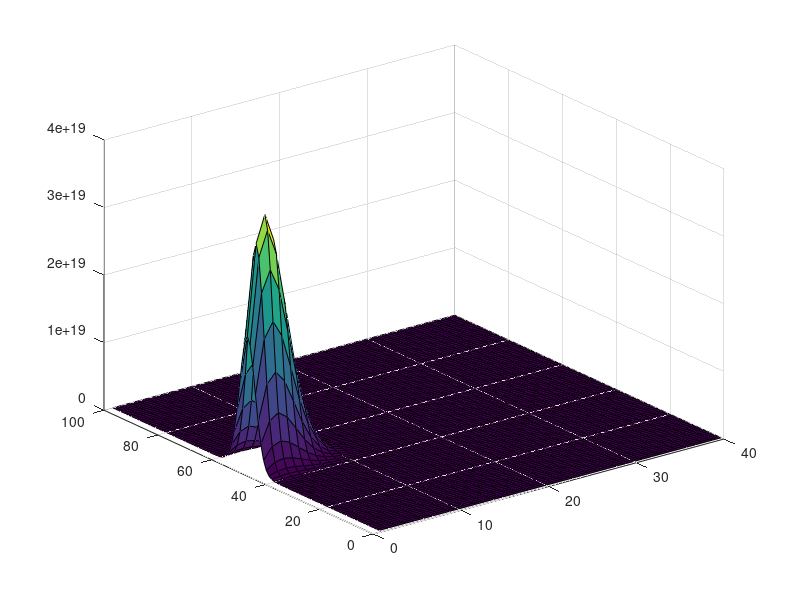

This chart was generated by the following MATLAB code:
% phi : 100 x steps (100 nm), 40 y steps (40 nm)
% 100 t steps (1 t = 10 us)
clear all
close all
phi = zeros(100, 40, 100);
dt = 1e-10; % time in steps of 10 ns
dx = 1e-9; % space from 0 to 50
D=4e-6 * (1/100)^2;
phi0=5000/(dx^2);
phi(50,1,1) = phi0; % initial condition
F = [0 1 0; 1 -4 1; 0 1 0]/dx^2;
for t= 1:110
phi(:,:,t+1) = phi(:,:,t) +...
D*dt*conv2(phi(:,:,t),F,'same');
t

surf(phi(:, :, t))
% imagesc(phi(:,:,t), [0 phi0])
pause(0.05)
end
